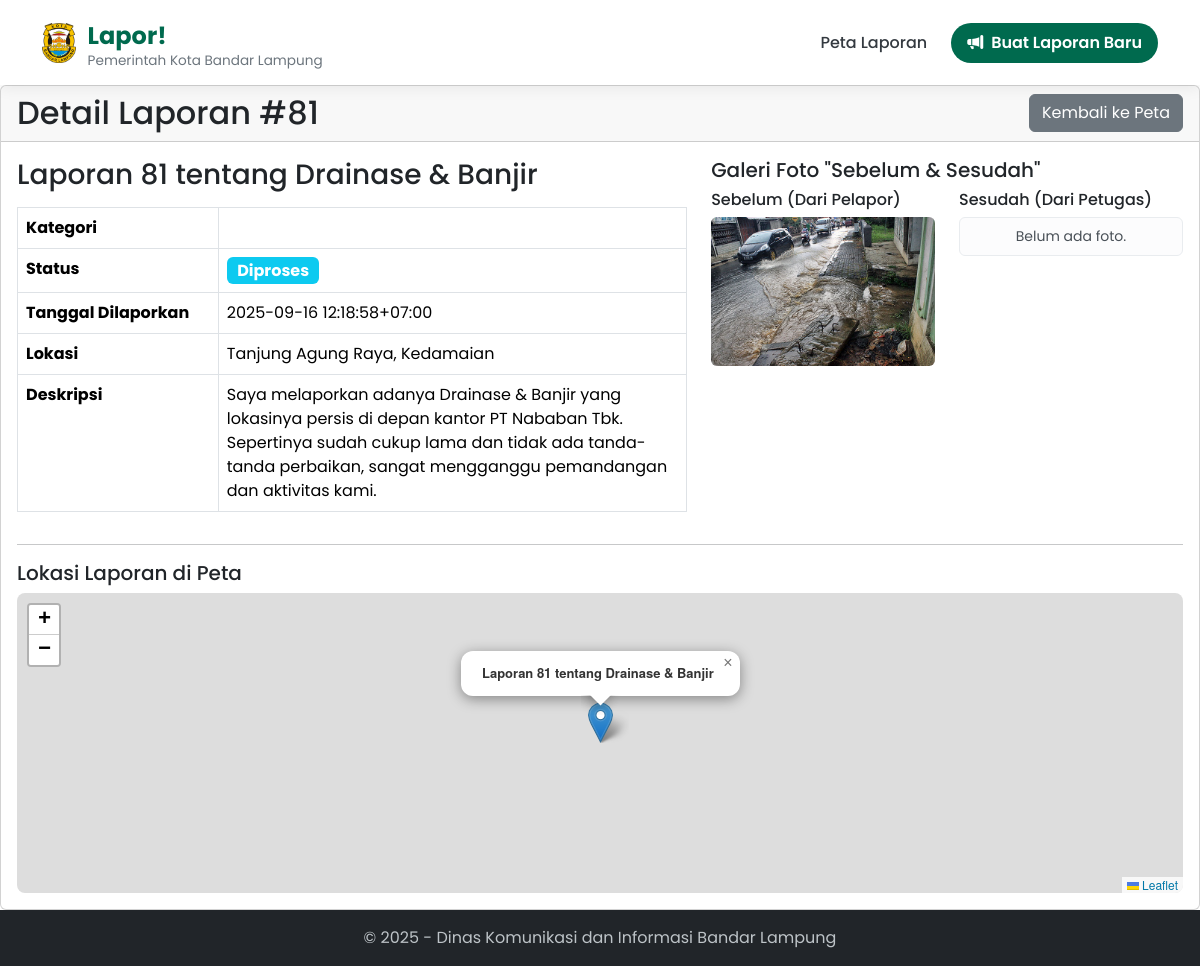
The app's page /laporan/81 with its own data.
### tables this page shows
CREATE TABLE laporan (
    id INTEGER PRIMARY KEY AUTOINCREMENT,
    nomor_laporan TEXT NOT NULL UNIQUE,
    nama_pelapor TEXT NOT NULL,
    no_whatsapp TEXT,
    judul TEXT NOT NULL,
    deskripsi TEXT NOT NULL,
    -- PERUBAHAN UTAMA: Menggunakan Foreign Key ke tabel kategori
    kategori_id INTEGER NOT NULL,
    kecamatan TEXT,
    kelurahan TEXT,
    foto TEXT,
    foto_selesai TEXT,
    dinas_penugas TEXT,
    pengumuman_publik TEXT,
    latitude REAL NOT NULL,
    longitude REAL NOT NULL,
    status TEXT NOT NULL DEFAULT 'Diterima',
    support_count INTEGER DEFAULT 0,
    timestamp DATETIME DEFAULT CURRENT_TIMESTAMP,
    -- Mendefinisikan hubungan antar tabel
    FOREIGN KEY (kategori_id) REFERENCES kategori (id)
);

### app.py (the view)
@app.route('/laporan/<int:laporan_id>')
def detail_laporan(laporan_id):
    conn = get_db_connection()
    query = """
        SELECT l.*, k.nama_kategori
        FROM laporan l JOIN kategori k ON l.kategori_id = k.id
        WHERE l.id = ?
    """
    laporan = conn.execute(query, (laporan_id,)).fetchone()
    conn.close()
    if laporan is None:
        return "Laporan tidak ditemukan", 404
    return render_template('detail_laporan.html', laporan=laporan)

### app.py (called while the page is built)
def get_db_connection():
    conn = sqlite3.connect(DATABASE, detect_types=sqlite3.PARSE_DECLTYPES | sqlite3.PARSE_COLNAMES)
    conn.row_factory = sqlite3.Row
    return conn

### templates/detail_laporan.html (shortened to what this page needs)
{% extends "layout.html" %}
{% block content %}
<div class="card">
    <div class="card-header d-flex justify-content-between align-items-center">
        <h2 class="mb-0">Detail Laporan #{{ laporan.id }}</h2>
        <a href="{{ url_for('index') }}" class="btn btn-secondary">Kembali ke Peta</a>
    </div>
    <div class="card-body">
        <div class="row">
            <div class="col-md-7">
                <h3>{{ laporan.judul }}</h3>
                <table class="table table-bordered mt-3">
                    <tbody>
                        <tr>
                            <th style="width: 30%;">Kategori</th>
                            <td>{{ laporan.kategori }}</td>
                        </tr>
                        <tr>
                            <th>Status</th>
                            <td>
                                <span class="badge fs-6
                                {% if laporan.status == 'Diterima' %} bg-warning
                                {% elif laporan.status == 'Diproses' %} bg-info
                                {% else %} bg-success {% endif %}
                                ">{{ laporan.status }}</span>
                            </td>
                        </tr>
                        <tr>
                            <th>Tanggal Dilaporkan</th>
                            <td>{{ laporan.timestamp }}</td>
                        </tr>
                        <tr>
                            <th>Lokasi</th>
                            <td>{{ laporan.kelurahan }}, {{ laporan.kecamatan }}</td>
                        </tr>
                        <tr>
                            <th>Deskripsi</th>
                            <td>{{ laporan.deskripsi }}</td>
                        </tr>
                    </tbody>
                </table>
            </div>
            <div class="col-md-5">
                <h5>Galeri Foto "Sebelum & Sesudah"</h5>
                <div class="row">
                    <div class="col-6">
                        <h6>Sebelum (Dari Pelapor)</h6>
                        {% if laporan.foto %}
                            <img src="{{ url_for('static', filename='uploads/' + laporan.foto) }}" class="img-fluid rounded" alt="Foto Laporan">
                        {% else %}
                            <div class="alert alert-light text-center small p-2">Tidak ada foto.</div>
                        {% endif %}
                    </div>
                    <div class="col-6">
                        <h6>Sesudah (Dari Petugas)</h6>
                        {% if laporan.foto_selesai %}
                            <img src="{{ url_for('static', filename='uploads/' + laporan.foto_selesai) }}" class="img-fluid rounded" alt="Foto Selesai">
                        {% else %}
                            <div class="alert alert-light text-center small p-2">Belum ada foto.</div>
                        {% endif %}
                    </div>
                </div>
            </div>
        </div>
        <hr>
        <h5>Lokasi Laporan di Peta</h5>
        <div id="detail-map" style="height: 300px; border-radius: 8px;"></div>
    </div>
</div>
{% endblock %}

### templates/layout.html (style rules this page uses)
:root { --primary-color: #006a4e; --secondary-color: #4a90e2; --light-bg: #fdfdff; --dark-text: #343a40; --light-text: #ffffff; --font-family-main: "Poppins", sans-serif; }
body { font-family: var(--font-family-main); display: flex; flex-direction: column; min-height: 100vh; width: 100%; margin: 0 !important; padding: 0 !important; gap: 0 !important; }

### records on screen
laporan: id "81", judul "Laporan 81 tentang Drainase & Banjir", status "Diproses", timestamp "2025-09-16 12:18:58+07:00", kelurahan "Tanjung Agung Raya", kecamatan "Kedamaian", deskripsi "Saya melaporkan adanya Drainase & Banjir yang lokasinya persis di depan kantor PT Nababan Tbk. Sepertinya sudah cukup lama dan tidak ada tanda-tanda perbaikan, sangat mengganggu pemandangan dan aktivitas kami.", foto (picture)
